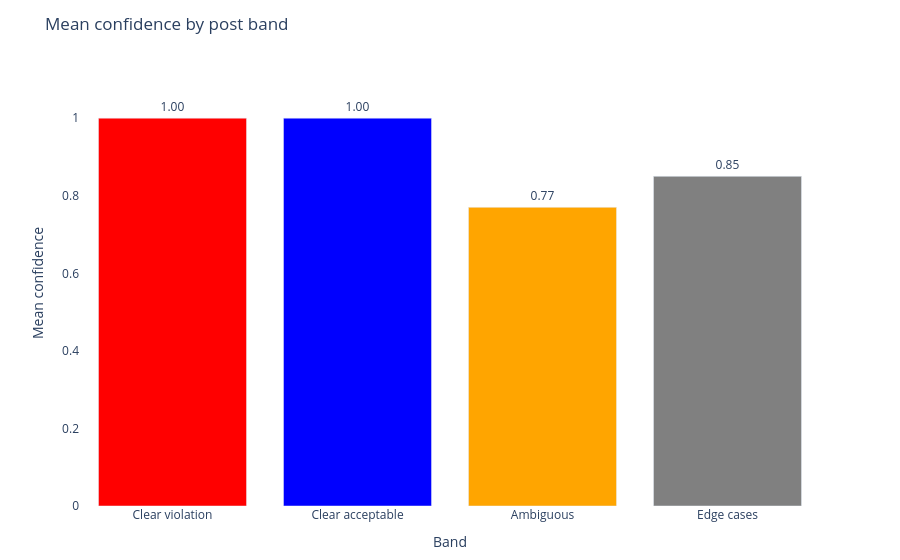

Notebook code cell kept with this figure:
### Markdown cell above
## 7. Confidence by band

Clear violations and clear acceptable content should produce high confidence. We expect ambiguous and edge cases to produce lower confidence. This chart shows whether that holds.

### Code cell
band_order  = ["clear_violation", "clear_acceptable", "ambiguous", "edge"]
band_labels = {
    "clear_violation":  "Clear violation",
    "clear_acceptable": "Clear acceptable",
    "ambiguous":        "Ambiguous",
    "edge":             "Edge cases",
}

band_summary = (
    results_df
    .groupby("band")
    .agg(
        mean_confidence =("confidence", "mean"),
        count           =("id",         "count"),
        removed         =("decision",   lambda x: (x == "Remove").sum()),
        flagged         =("decision",   lambda x: (x == "Flag").sum()),
        approved        =("decision",   lambda x: (x == "Approve").sum()),
    )
    .reset_index()
)
band_summary["band"] = pd.Categorical(
    band_summary["band"], categories=band_order, ordered=True
)
band_summary = band_summary.sort_values("band")
band_summary["band_label"] = band_summary["band"].map(band_labels)
band_summary["mean_confidence"] = band_summary["mean_confidence"].round(2)

fig1 = go.Figure(go.Bar(
    x=band_summary["band_label"],
    y=band_summary["mean_confidence"],
    marker_color=["red", "blue", "orange", "grey"],
    text=[f"{v:.2f}" for v in band_summary["mean_confidence"]],
    textposition="outside",
))
fig1.update_layout(
    title="Mean confidence by post band",
    xaxis_title="Band",
    yaxis_title="Mean confidence",
    yaxis=dict(range=[0, 1.15]),
    plot_bgcolor="white",
    paper_bgcolor="white",
    font=dict(size=12),
    margin=dict(t=60, b=40),
)
fig1.show()

print()
print(band_summary[["band_label", "mean_confidence", "removed", "flagged", "approved"]]
      .to_string(index=False))

### Figure 1 — Plotly figure (JSON) as saved in the notebook; plotly's stock layout.template omitted (floating-point values rounded to 4 significant figures)
{"data": [{"marker": {"color": ["red", "blue", "orange", "grey"]}, "text": ["1.00", "1.00", "0.77", "0.85"], "textposition": "outside", "type": "bar", "x": ["Clear violation", "Clear acceptable", "Ambiguous", "Edge cases"], "y": [1.0, 1.0, 0.77, 0.85]}], "layout": {"font": {"size": 12}, "margin": {"b": 40, "t": 60}, "paper_bgcolor": "white", "plot_bgcolor": "white", "title": {"text": "Mean confidence by post band"}, "xaxis": {"title": {"text": "Band"}}, "yaxis": {"range": [0, 1.15], "title": {"text": "Mean confidence"}}}}
